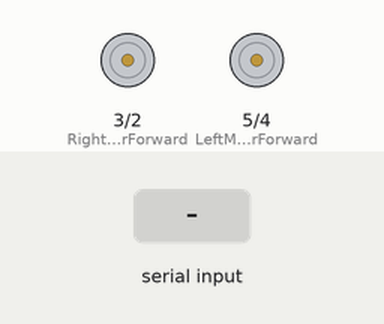
This sketch was run on a simulated Arduino Uno, built with avr-gcc and run on an emulated ATmega328P. On the bench: motor-driver pin pairs drawn as motors (green arrow = first pin HIGH = forward, orange = second pin HIGH = backward, longer = more drive). The inputs (shaded band) are chosen by the test bench.

Above: at 4.2 s.
4.3 s: "1" received over Serial
At 5.9 s:
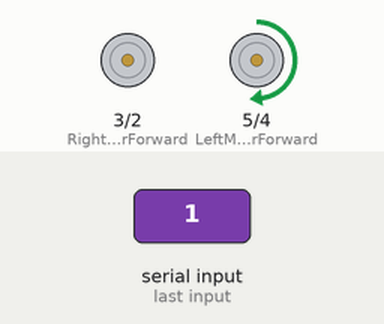
7.3 s: "f" received over Serial
At 9.4 s:
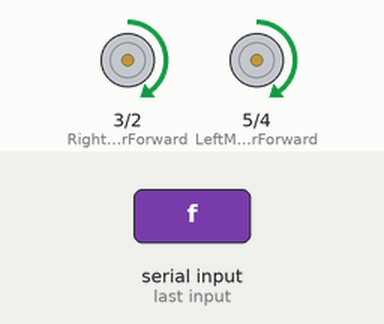
10.0 s: "r" received over Serial
At 11.9 s:
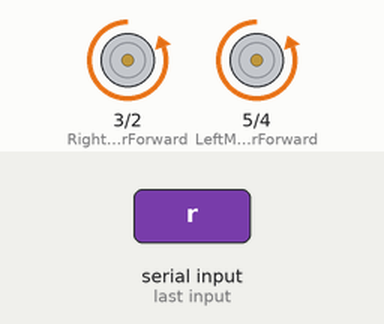
12.5 s: "s" received over Serial
At 14.9 s:
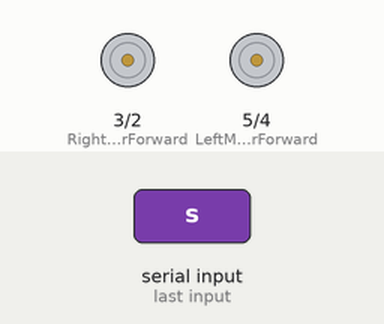
Timing chart, 0 to 15.9 s (numbered marks = the images above; inputs shaded):
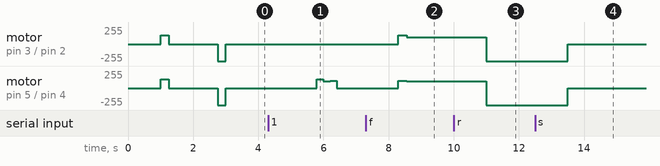

The sketch:

arduin_robot_code.ino
```cpp
// arduino code to take serial commands fromm the raspberry pi and translate them into motor driver voltages

//our L298N control pins
const int LeftMotorForward = 5;
const int LeftMotorBackward = 4;
const int RightMotorForward = 3;
const int RightMotorBackward = 2;

bool hasturned = false;
double pwm = 0;

void setup() {
  Serial.begin(9600);

  pinMode(RightMotorForward, OUTPUT);
  pinMode(LeftMotorForward, OUTPUT);
  pinMode(LeftMotorBackward, OUTPUT);
  pinMode(RightMotorBackward, OUTPUT);

  delay(1000); // code rotates to wheels to show Arduino is connected properly
  forward(130);
  delay(250);
  stopNow();
  delay(1500);
  reverse(130);
  delay(250);
  stopNow();
}

void loop() {

    if(Serial.available() > 0)
    {

       // read the incoming byte:
       String command = Serial.readString();
       char checkserial = command.charAt(0);
       double angle = command.toDouble();

       // check serial commands :

       if (checkserial == 'f')
       {
        forward(110);
        delay(250);
        forward(100);
       }

       else if (checkserial == 'r')
       {
        reverse(130);
       }

       else if (checkserial == 's')
       {
        stopNow();
        delay(2000);
       }

       else
       {

           if(angle < 0)
           {
             stopNow();
             delay(500);
             turn(true);
           }
           else if(angle > 0)
           {
             stopNow();
             delay(500);
             turn(false);
           }

       }
       while (Serial.available() > 0) {
        Serial.read();
       }

}
}

// code for moving the robot

void forward(double x) {
  analogWrite(RightMotorForward, x);
  analogWrite(LeftMotorForward, x);
  digitalWrite(LeftMotorBackward, LOW);
  digitalWrite(RightMotorBackward, LOW);
}

void reverse(double x) {
  digitalWrite(RightMotorForward, LOW);
  digitalWrite(LeftMotorForward, LOW);
  analogWrite(LeftMotorBackward, x);
  analogWrite(RightMotorBackward, x);
}

void clockwise(double x) {
  digitalWrite(RightMotorForward, LOW);
  analogWrite(LeftMotorForward, x);
  digitalWrite(LeftMotorBackward, LOW);
  analogWrite(RightMotorBackward, LOW);
}

void anticlockwise(double x) {
  analogWrite(RightMotorForward, x);
  digitalWrite(LeftMotorForward, LOW);
  analogWrite(LeftMotorBackward, LOW);
  digitalWrite(RightMotorBackward, LOW);
}

void stopNow() {
  digitalWrite(RightMotorForward, LOW);
  digitalWrite(LeftMotorForward, LOW);
  digitalWrite(LeftMotorBackward, LOW);
  digitalWrite(RightMotorBackward, LOW);
}

void turn(bool turnleft) {


    // increment pwm which represents the pwm voltage value supplied to motors
    // until it reaches 100 and then decrease it down to 0.
    // Variables modified so it's roughly turning an angle of pi/4.

    for(int pwm = 90; pwm <= 110; pwm+=10)
    {

      if(turnleft)
      {
        anticlockwise(pwm);
      }
      else
      {
        clockwise(pwm);
      }
      delay(200);
    }

    stopNow();


}
```

Measured:
- after the input at 4.3 s, motor on pin 5 (LeftMotorForward) / pin 4 (LeftMotorBackward): stopped → forward 130/255 after 1.5 s, → forward 100/255 0.20 s later, → forward 110/255 0.20 s later, → stopped 0.20 s later
- after the input at 7.3 s, motor on pin 3 (RightMotorForward) / pin 2 (RightMotorBackward): stopped → forward 130/255 after 1.0 s, → forward 100/255 0.25 s later; motor on pin 5 (LeftMotorForward) / pin 4 (LeftMotorBackward): stopped → forward 110/255 after 1.0 s, → forward 100/255 0.25 s later
- after the input at 10.0 s, motor on pin 3 (RightMotorForward) / pin 2 (RightMotorBackward), motor on pin 5 (LeftMotorForward) / pin 4 (LeftMotorBackward): forward 100/255 → backward 255/255 after 1.0 s
- after the input at 12.5 s, motor on pin 3 (RightMotorForward) / pin 2 (RightMotorBackward), motor on pin 5 (LeftMotorForward) / pin 4 (LeftMotorBackward): backward 255/255 → stopped after 1.0 s
